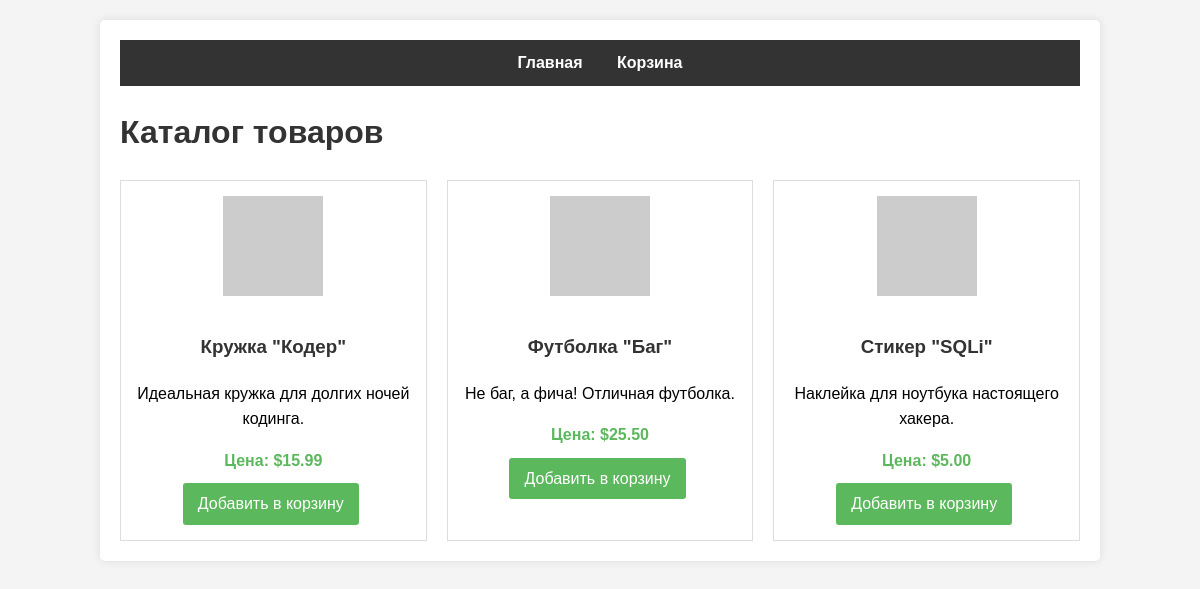
The page / on the database its author committed.
### tables this page shows
CREATE TABLE IF NOT EXISTS products (
    id INT AUTO_INCREMENT PRIMARY KEY,
    name VARCHAR(255) NOT NULL,
    description TEXT,
    price DECIMAL(10, 2) NOT NULL,
    image_url VARCHAR(255)
);

### index.php (the view, shortened to what this page needs)
<?php require_once 'db.php'; ?>
<!DOCTYPE html>
<html lang="ru">
<head>
    <link rel="stylesheet" href="assets/style.css">
</head>
<body>
    <div class="container">
        <nav>
            <ul>
                <li><a href="index.php">Главная</a></li>
                <li><a href="cart.php">Корзина</a></li>
            </ul>
        </nav>
        <h1>Каталог товаров</h1>
        <div class="products">
            <?php
            $sql = "SELECT id, name, description, price, image_url FROM products";
            $result = $conn->query($sql);
            if ($result->num_rows > 0) {
                while($row = $result->fetch_assoc()) {
                    echo "<div class='product'>";
                    echo "<img src='" . htmlspecialchars($row['image_url']) . "' alt='" . htmlspecialchars($row['name']) . "'>";
                    echo "<h3>" . htmlspecialchars($row['name']) . "</h3>";
                    echo "<p>" . htmlspecialchars($row['description']) . "</p>";
                    echo "<p class='product-price'>Цена: $" . htmlspecialchars($row['price']) . "</p>";
                    echo "<a href='cart.php?action=add&id=" . $row['id'] . "' class='button'>Добавить в корзину</a>";
                    echo "</div>";
                }
            } else {
                echo "<p>Товаров пока нет.</p>";
            }
            ?>
        </div>
    </div>
</body>
</html>

### assets/style.css (style rules this page uses)
body { font-family: sans-serif; line-height: 1.6; margin: 20px; background-color: #f4f4f4; }
.container { max-width: 960px; margin: auto; background: #fff; padding: 20px; border-radius: 5px; box-shadow: 0 0 10px rgba(0,0,0,0.1); }
h1, h2, h3 { color: #333; }
.products { display: grid; grid-template-columns: repeat(auto-fit, minmax(200px, 1fr)); gap: 20px; }
.product { border: 1px solid #ddd; padding: 15px; text-align: center; background: #fff; }
.product img { max-width: 100px; height: auto; margin-bottom: 10px; }
.product-price { font-weight: bold; color: #5cb85c; margin: 10px 0; }
.cart-actions a, .cart-actions button, .button, button { display: inline-block; background-color: #5cb85c; color: white; padding: 8px 15px; text-decoration: none; border: none; border-radius: 3px; cursor: pointer; margin-right: 5px; }
nav { background: #333; color: #fff; padding: 10px 0; margin-bottom: 20px; }
nav ul { list-style: none; padding: 0; margin: 0; text-align: center; }
nav ul li { display: inline; margin: 0 15px; }
nav ul li a { color: #fff; text-decoration: none; font-weight: bold; }

### rows shown on the page
products: name "Кружка \"Кодер\"", description "Идеальная кружка для долгих ночей кодинга.", price "15.99"
products: name "Футболка \"Баг\"", description "Не баг, а фича! Отличная футболка.", price "25.50"
products: name "Стикер \"SQLi\"", description "Наклейка для ноутбука настоящего хакера.", price "5.00"
